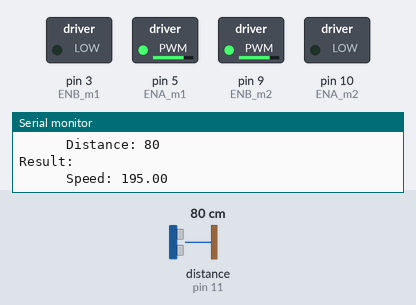
Bench run of a sketch on a simulated Arduino Uno, built with avr-gcc and run on an emulated ATmega328P. Shown: switched loads named in the sketch (green lamp = pin HIGH), the last lines printed to the serial monitor. Wiring (inferred from the names in the program): ultrasonic range finder: trigger pin 12; echo pin 11. The test bench sets the inputs (shaded band); at power-on: distance to the obstacle (sensor on pin 11) 80 cm. The echo pulse lasts 58.3 µs per cm; pins used as bus, display or sensor lines are not drawn.

Above: at 1.8 s.
1.9 s: distance to the obstacle (sensor on pin 11) set to 2 cm
At 2.8 s:
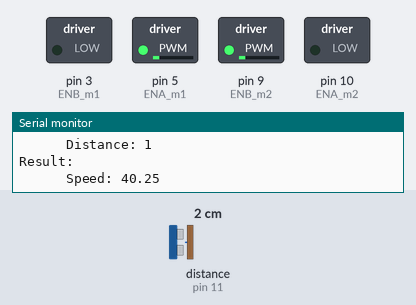
6.1 s: distance to the obstacle (sensor on pin 11) set to 29 cm
10.3 s: distance to the obstacle (sensor on pin 11) set to 32 cm
At 11.2 s:
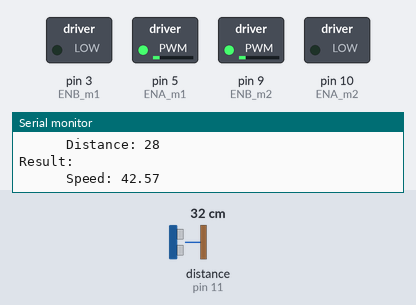
12.9 s: distance to the obstacle (sensor on pin 11) set to 35 cm
At 14.8 s:
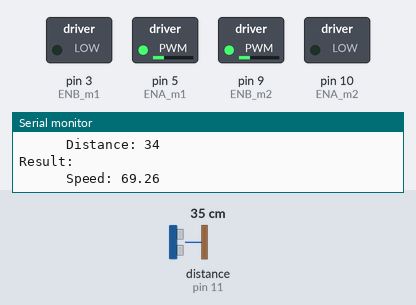
15.1 s: distance to the obstacle (sensor on pin 11) set to 4 cm
At 19.26 s:
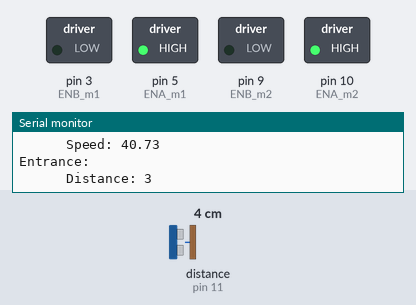
19.3 s: distance to the obstacle (sensor on pin 11) set to 120 cm
At 21.8 s:
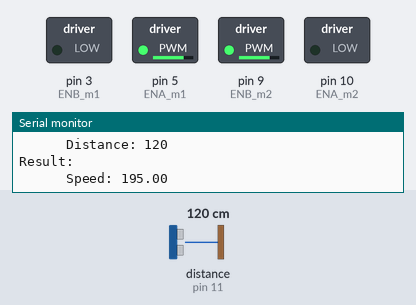
Timing chart, 0 to 23.0 s (numbered marks = the images above; inputs shaded):
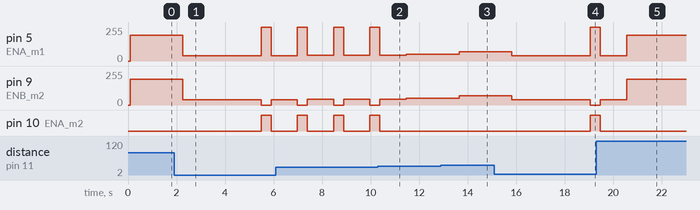

The sketch:

fuzzy_logic_robot.ino
```cpp
#include <Fuzzy.h>

Fuzzy *fuzzy = new Fuzzy();

int trig = 12;
int echo = 11;
long lecture_echo;
long cm;

int ENA_m1 = 5    ;    // Enable/speed motor Front Right
int ENB_m1 = 3     ;   // Enable/speed motor Back Right
int ENA_m2 = 10    ;   // Enable/speed motor Front Left
int ENB_m2 = 9     ;  // Enable/speed motor Back Left
int count = 0;

void setup()
{
  pinMode(ENA_m1, OUTPUT);
  pinMode(ENB_m1, OUTPUT);
  pinMode(ENA_m2, OUTPUT);
  pinMode(ENB_m2, OUTPUT);
  pinMode(trig, OUTPUT);
  digitalWrite(trig, LOW);
  pinMode(echo, INPUT);
  // Set the Serial output
  Serial.begin(9600);
  // Set a random seed
  randomSeed(analogRead(0));
//______________________________________________________________________________________________________________________
  //                                                        Inputs -.-
//______________________________________________________________________________________________________________________
  FuzzyInput *Distance = new FuzzyInput(1);
//______________________________________________________________________________________________________________________

//                                                         The Sets -.-
//______________________________________________________________________________________________________________________
  FuzzySet *Close = new FuzzySet(0, 20, 20, 40);
  Distance->addFuzzySet(Close);

  FuzzySet *Mid = new FuzzySet(30, 50, 50, 70);
  Distance->addFuzzySet(Mid);

  FuzzySet *Away = new FuzzySet(60, 80, 80, 3000);
  Distance->addFuzzySet(Away);

  fuzzy->addFuzzyInput(Distance);
//______________________________________________________________________________________________________________________

//                                                         The output -.-
//______________________________________________________________________________________________________________________
  FuzzyOutput *speed = new FuzzyOutput(1);
//______________________________________________________________________________________________________________________

//                                                         The Sets -.-
//______________________________________________________________________________________________________________________
  FuzzySet *slow_stop = new FuzzySet(0, 50, 50, 80);
  speed->addFuzzySet(slow_stop);

  FuzzySet *avg = new FuzzySet(60, 100, 100, 150);
  speed->addFuzzySet(avg);

  FuzzySet *fast = new FuzzySet(130, 200, 200, 255);
  speed->addFuzzySet(fast);

  fuzzy->addFuzzyOutput(speed);
//______________________________________________________________________________________________________________________

//                                                         The Rules -.-
//______________________________________________________________________________________________________________________
  // Rule 1) IF Distance is Close THEN speed is slow_stop

  FuzzyRuleAntecedent *ifDistanceClose = new FuzzyRuleAntecedent();
  ifDistanceClose->joinSingle(Close);

  FuzzyRuleConsequent *thenSpeedslow_stop = new FuzzyRuleConsequent();
  thenSpeedslow_stop->addOutput(slow_stop);

  FuzzyRule *fuzzyRule1 = new FuzzyRule(1, ifDistanceClose, thenSpeedslow_stop);
  fuzzy->addFuzzyRule(fuzzyRule1);

  // Rule 2) IF Distance is Mid THEN speed is avg

  FuzzyRuleAntecedent *ifDistanceMid = new FuzzyRuleAntecedent();
  ifDistanceMid->joinSingle(Mid);

  FuzzyRuleConsequent *thenSpeedavg = new FuzzyRuleConsequent();
  thenSpeedavg->addOutput(avg);

  FuzzyRule *fuzzyRule2 = new FuzzyRule(2, ifDistanceMid, thenSpeedavg);
  fuzzy->addFuzzyRule(fuzzyRule2);

  // Rule 3) IF Distance is Away THEN speed is fast

  FuzzyRuleAntecedent *ifDistanceAway = new FuzzyRuleAntecedent();
  ifDistanceAway->joinSingle(Away);

  FuzzyRuleConsequent *thenSpeedFast = new FuzzyRuleConsequent();
  thenSpeedFast->addOutput(fast);

  FuzzyRule *fuzzyRule3 = new FuzzyRule(3, ifDistanceAway, thenSpeedFast);
  fuzzy->addFuzzyRule(fuzzyRule3);
}

void loop()
{
  digitalWrite(trig, HIGH);
  delayMicroseconds(10);
  digitalWrite(trig, LOW);
  lecture_echo = pulseIn(echo, HIGH);
  cm = lecture_echo / 58;
  //Serial.print("Distance en cm : ");
  //Serial.println(cm);
  //delay(1000);
  int input = cm;
  // Printing something
  Serial.println("\n\n\nEntrance: ");
  Serial.print("\t\t\tDistance: ");
  Serial.println(input);

  fuzzy->setInput(1, input);

  fuzzy->fuzzify();

  float output = fuzzy->defuzzify(1);

  if (output>255){
    output = 255  ;
  }
  if(output<50){
    count ++;
  }
  else
    count = 0;
  if(count>3){
    analogWrite(ENA_m1,255);
    analogWrite(ENB_m1,0);
    analogWrite(ENA_m2,255);
    analogWrite(ENB_m2,0);
    delay(410);
    analogWrite(ENA_m1,0);
    analogWrite(ENB_m1,0);
    analogWrite(ENA_m2,0);
    analogWrite(ENB_m2,0);
  }

  Serial.println("Result: ");
  Serial.print("\t\t\tSpeed: ");
  Serial.println(output);
  analogWrite(ENA_m1,output);
  analogWrite(ENB_m1,0);
  analogWrite(ENA_m2,0);
  analogWrite(ENB_m2,output);

  delay(1000);
}
```

Measured:
- after the input at 1.9 s, pin 5 (ENA_m1): 194/255 → 40/255 after 0.35 s, → 255/255 3.2 s later, → 40/255 0.41 s later; pin 9 (ENB_m2): 194/255 → 40/255 after 0.35 s, → 0/255 3.2 s later, → 40/255 0.41 s later; pin 10 (ENA_m2): LOW → HIGH after 3.6 s, → LOW 0.41 s later
- after the input at 10.3 s, pin 10 (ENA_m2): goes on until 10.4 s, then stays LOW
- after the input at 12.9 s, pin 5 (ENA_m1), pin 9 (ENB_m2): 50/255 → 69/255 after 0.75 s
- after the input at 15.1 s, pin 5 (ENA_m1): 69/255 → 40/255 after 0.72 s, → 255/255 3.2 s later; pin 9 (ENB_m2): 69/255 → 40/255 after 0.72 s, → 0/255 3.2 s later; pin 10 (ENA_m2): LOW → HIGH after 4.0 s
- after the input at 19.3 s, pin 10 (ENA_m2): goes on until 19.5 s, then stays LOW
